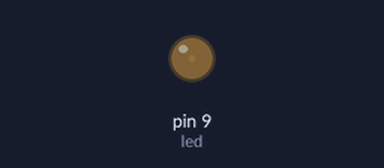
This sketch was run on a simulated Arduino Uno, built with avr-gcc and run on an emulated ATmega328P. On the bench: output pins drawn as LEDs (lit = HIGH).

Above: at 0.05 s.
At 1.15 s:
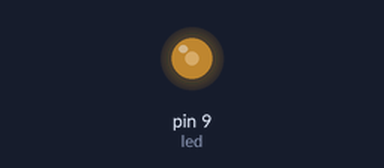
At 2.3 s:
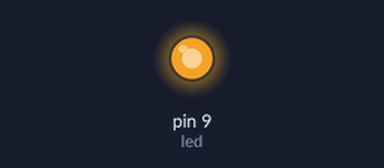
At 4.6 s:
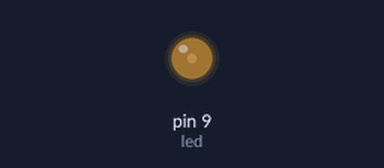
Timing chart, 0 to 6.7 s (numbered marks = the images above):
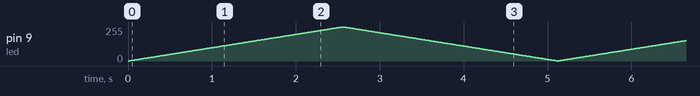

The sketch:

5.Change_in_intensity_by_generating_analog_signals.ino
```cpp
int led=9;

void setup() {

  // put your setup code here, to run once:
pinMode(led,OUTPUT);
}

void loop() {
  // put your main code here, to run repeatedly:
int i=0;
for(i=0;i<256;i++)
{
  analogWrite(led,i);
  delay(10);
}
for(i=255;i>0;i--)
{
  analogWrite(led,i);
  delay(10);
}
}
```
